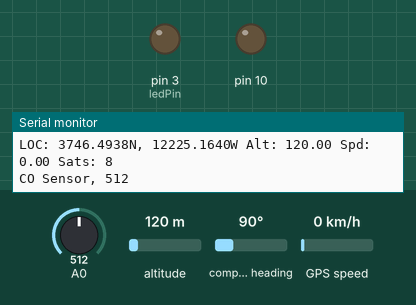
Bench run of a sketch on a simulated Arduino Uno, built with avr-gcc and run on an emulated ATmega328P. Shown: output pins drawn as LEDs (lit = HIGH), the last lines printed to the serial monitor. The inputs (shaded band) are chosen by the test bench; at power-on: A0 = 512, altitude 120 m, compass heading 90°, GPS speed 0 km/h. Storage starts empty; the GPS gets a fix after 3 s at 37.7749, -122.4194 with 8 satellites.

Above: at 4.8 s.
4.9 s: A0 set to 716
At 6.0 s:
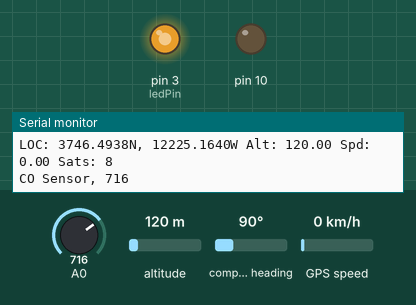
6.5 s: A0 set to 306
At 7.5 s:
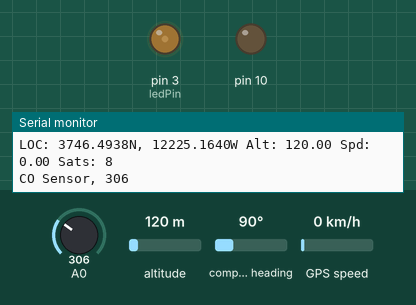
8.5 s: A0 set to 90
At 10.3 s:
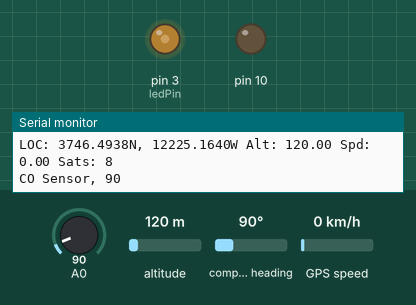
Timing chart, 0 to 11.8 s (numbered marks = the images above; inputs shaded):
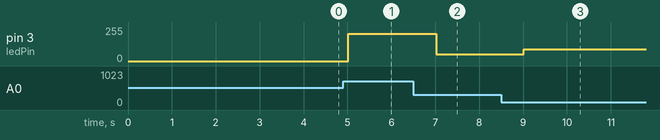

Measured:
- after the input at 4.9 s, pin 3 (ledPin): 0/255 → 204/255 after 0.12 s
- after the input at 6.5 s, pin 3 (ledPin): 204/255 → 50/255 after 0.52 s
- after the input at 8.5 s, pin 3 (ledPin): 50/255 → 90/255 after 0.52 s

The sketch:

GPS_CO_sensor.ino
```cpp
#include <SPI.h>
#include <Adafruit_GPS.h>
#include <SoftwareSerial.h>
#include <SD.h>

File logfile;

#define chipSelect 10
#define ledPin 3
#define GPSECHO  false       // Set GPSECHO to 'false' to turn off echoing the GPS data to the Serial console, Set to 'true' if you want to debug and listen to the raw GPS sentences
#define LOG_FIXONLY true     //set to true to only log to SD when GPS has a fix, for debugging, keep it false

// GPS Init
SoftwareSerial gps_Serial(8, 7);
Adafruit_GPS GPS(&gps_Serial);


void setup() {
  Serial.begin(115200);
  pinMode(ledPin, OUTPUT);
  pinMode(10, OUTPUT);

  sdCardInitialization();

  Serial.println(F("Initializing GPS..."));
  GPS.begin(9600);

  GPS.sendCommand(PMTK_SET_NMEA_OUTPUT_RMCGGA);      // uncomment this line to turn on RMC (recommended minimum) and GGA (fix data) including altitude
  //GPS.sendCommand(PMTK_SET_NMEA_OUTPUT_RMCONLY);   // uncomment this line to turn on only the "minimum recommended" data; For logging data, we don't suggest using anything but either RMC only or RMC+GGA to keep the log files at a reasonable size
  GPS.sendCommand(PMTK_SET_NMEA_UPDATE_1HZ);   // Set the update rate; 1 or 5 Hz update rate

  // Turn off updates on antenna status, if the firmware permits it
  // GPS.sendCommand(PGCMD_NOANTENNA);
  GPS.sendCommand(PGCMD_ANTENNA);

  // Ask for firmware version
  gps_Serial.println(PMTK_Q_RELEASE);

  Serial.println(F("Ready!"));
}

int loopCount = 1;

void loop() {
//  Serial.println(F("in loop!!!"));
  gps_Serial.listen();
  char c = GPS.read();

  if (GPSECHO) {
     if (c)   Serial.print(c);
  }

  // if a sentence is received, we can check the checksum, parse it...
  if (GPS.newNMEAreceived()) {
    // a tricky thing here is if we print the NMEA sentence, or data we end up not listening and catching other sentences! so be very wary if using OUTPUT_ALLDATA and trying to print out data
    //Serial.println(GPS.lastNMEA());   // this also sets the newNMEAreceived() flag to false
    GPS.lastNMEA();

    if (!GPS.parse(GPS.lastNMEA()))  { // this also sets the newNMEAreceived() flag to false
      //Serial.println(F("Failed to parse GPS data"));
      return;  // we can fail to parse a sentence in which case we should just wait for another
    }

    // Sentence parsed!
    //Serial.println("OK");
    if (LOG_FIXONLY && !GPS.fix) {
        Serial.println("No Fix");
        return;
    }

    //Serial.println("Write to File");

    logfile.println(F("#####"));  // new data marker
    printHeader();

    char *stringptr = GPS.lastNMEA();
    uint8_t stringsize = strlen(stringptr);
    if (stringsize != logfile.write((uint8_t *)stringptr, stringsize))  {  //write the string to the SD file
      Serial.println(F("error with writing to SD"));
      //error(4);
    }
    else {
      logfile.println();
    }

    printGPSData();
    logGPSData();
    logCO();
    logfile.flush();
  }
}


void sdCardInitialization(void)
{
  // SD Card Init
  if (!SD.begin(chipSelect)) {
    Serial.println(F("SD Card init. failed!"));
    while(1);
  } else {
  Serial.println(F("SD Card init successful!"));
  }

  // File Init
  char filename[15];
  sprintf(filename, "/LOG00.txt");
  for (uint8_t i = 0; i < 100; i++) {
    filename[4] = '0' + i/10;
    filename[5] = '0' + i%10;
    if (! SD.exists(filename)) {          // create if does not exist, do not open existing, write, sync after write
      break;
    }
  }

  Serial.print(F("creating file: "));
  Serial.println(filename);
  logfile = SD.open(filename, FILE_WRITE);
  if( ! logfile ) {
    Serial.print(F("Couldnt create ")); Serial.println(filename);
    while(1);
  }
  Serial.print(F("Writing to ")); Serial.println(filename);
}


void printGPSData() {
  Serial.print(F("GPS: "));
  Serial.print(GPS.month, DEC); Serial.print(F("/"));
  Serial.print(GPS.day, DEC); Serial.print(F("/20"));
  Serial.print(GPS.year, DEC);
  Serial.print(F(" "));
  Serial.print(GPS.hour, DEC); Serial.print(F(":"));
  Serial.print(GPS.minute, DEC); Serial.print(F(":"));
  Serial.print(GPS.seconds, DEC); Serial.print(F("."));
  Serial.print(GPS.milliseconds);
  Serial.print(F(" "));
  Serial.print(F("Fix: ")); Serial.print((int)GPS.fix);
  Serial.print(F(" quality: ")); Serial.print((int)GPS.fixquality);
  Serial.println();
  if (GPS.fix) {
    Serial.print(F("LOC: "));
    Serial.print(GPS.latitude, 4); Serial.print(GPS.lat);
    Serial.print(F(", "));
    Serial.print(GPS.longitude, 4); Serial.print(GPS.lon);
    Serial.print(F(" Alt: ")); Serial.print(GPS.altitude);
    Serial.print(F(" Spd: ")); Serial.print(GPS.speed);
    Serial.print(F(" Sats: ")); Serial.print((int)GPS.satellites);
    Serial.println();
  }
}

void logGPSData() {
  logfile.print(GPS.month, DEC); logfile.print(F("/"));
  logfile.print(GPS.day, DEC); logfile.print(F("/"));
  logfile.print(F("20"));
  logfile.print(GPS.year, DEC);
  logfile.print(F(","));
  logfile.print(GPS.hour, DEC); logfile.print(F(":"));
  logfile.print(GPS.minute, DEC); logfile.print(F(":"));
  logfile.print(GPS.seconds, DEC); logfile.print(F(":"));
  logfile.print(GPS.milliseconds);
  logfile.print(F(","));
  logfile.print(F("fix_")); logfile.print((int)GPS.fix);
  logfile.print(F(","));
  logfile.print(F("qual_")); logfile.print((int)GPS.fixquality);
  logfile.print(F(","));
  if (GPS.fix) {
    logfile.print(gpsConverter(GPS.latitude), 6); logfile.print(F(",")); logfile.print(GPS.lat);
    logfile.print(F(","));
    logfile.print(gpsConverter(GPS.longitude), 6); logfile.print(F(",")); logfile.print(GPS.lon);
    logfile.print(F(",")); logfile.print(GPS.altitude);
    logfile.print(F(",")); logfile.print(GPS.speed);
    logfile.print(F(",")); logfile.print((int)GPS.satellites);
    logfile.println();
  }
}

float gpsConverter(float gps)
{
  int gps_min = (int)(gps/100);
  float gps_sec = fmod(gps, 100) / 60;
  float gps_dec = gps_min + gps_sec;
  return gps_dec;
}

void logCO(void)
{
  int reading = analogRead(A0);
  Serial.print("CO Sensor, "); Serial.println(reading);
  logfile.print(F("CO Sensor, "));
  logfile.print(reading);
  analogWrite(ledPin, reading);
  logfile.println();
  delay(10);
}


void printHeader() {
  Serial.print(F("##### Sample "));   // new data marker
  Serial.print(loopCount++);
  Serial.print(F(" "));
  Serial.print(millis());
  Serial.println(F(" ########################################"));
}


// read a Hex value and return the decimal equivalent
uint8_t parseHex(char c) {
  if (c < '0')
    return 0;
  if (c <= '9')
    return c - '0';
  if (c < 'A')
    return 0;
  if (c <= 'F')
    return (c - 'A')+10;
}


// blink out an error code
void error(uint8_t errno) {
  while(1) {
    uint8_t i;
    for (i=0; i<errno; i++) {
      digitalWrite(ledPin, HIGH);
      delay(100);
      digitalWrite(ledPin, LOW);
      delay(100);
    }
    for (i=errno; i<10; i++) {
      delay(200);
    }
    Serial.print("error=");
    Serial.println(errno);
  } // while()
}
```
